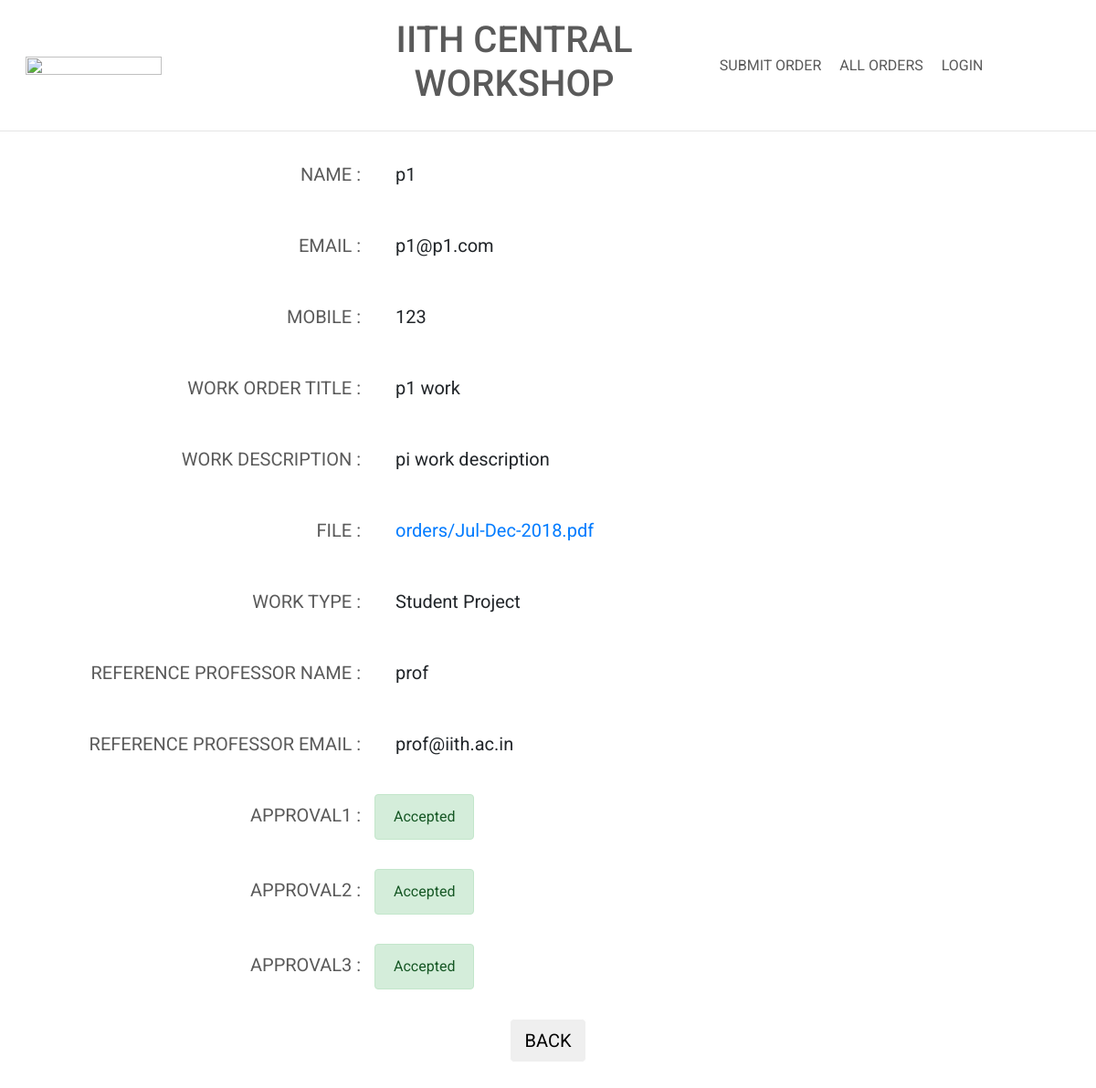
The page /detail/8/ on the database as committed earlier.
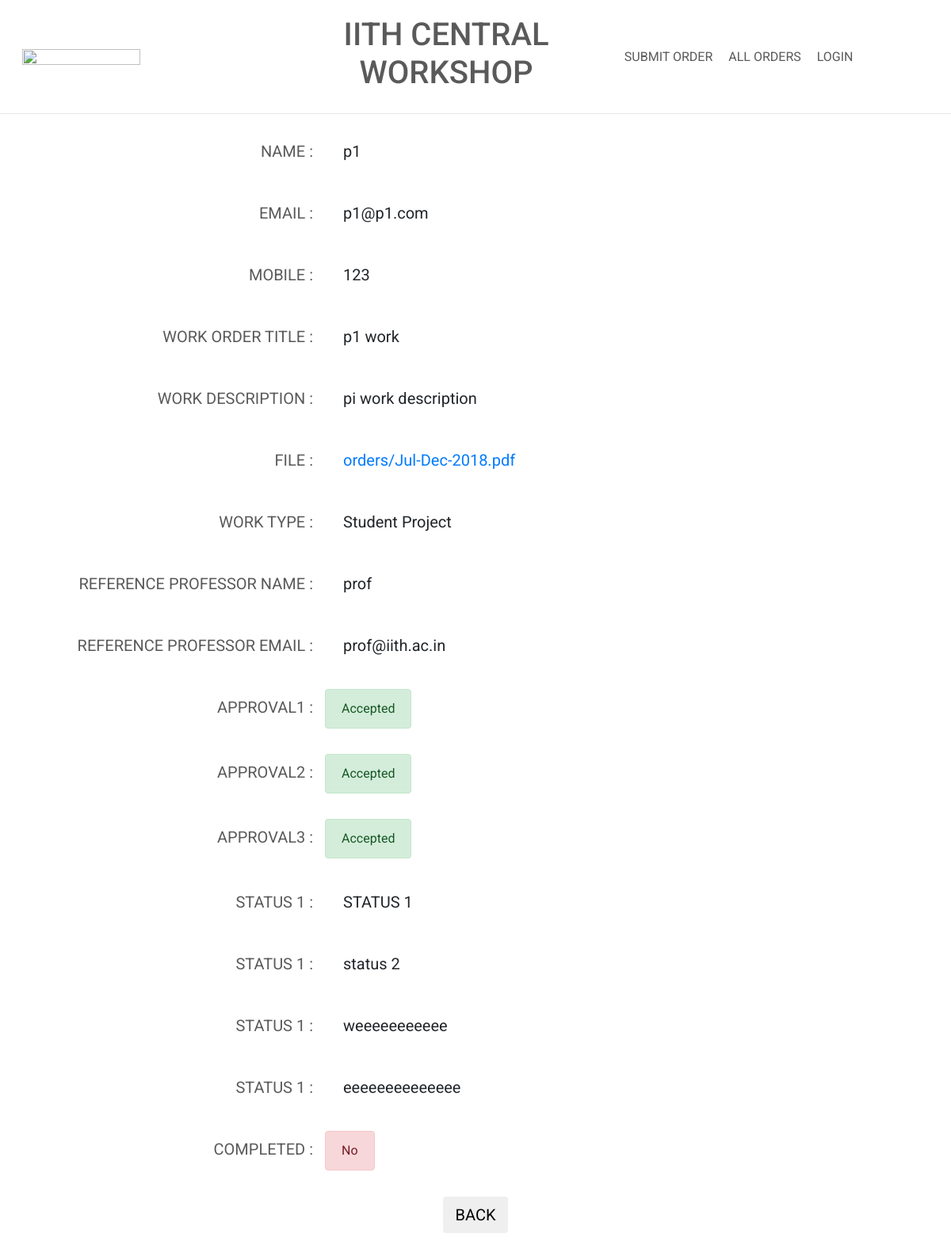
The same page on the database as committed later.
### app/models.py (models this page shows)
class Status(models.Model):
	order = models.IntegerField()
	status_text = models.TextField(max_length=1000,blank=True)
	uploaded_at = models.DateTimeField(auto_now_add=True)

### app/views.py (the view)
# urls.py: url(r'^detail/(?P<order_id>[0-9]+)/$',views.detail),
def detail(request,order_id):
	order = Order.objects.get(id=order_id)
	status_list = Status.objects.filter(order=order_id)
	return render(request,'app/detail.html',{'order':order,'status_list':status_list})

### templates/app/detail.html (shortened to what this page needs)
{% load static %}
<link rel="stylesheet" type="text/css" href="{% static 'css/detail.css' %}">
{% include "base.html" %}
<div class="container" style="text-align: center;margin-top: 2%;margin-bottom: 5%;">
	<div class="form-group row">
	    <label for="name" class="col-sm-4">NAME : </label>
	    <div class="col-sm-8">
	    	<p class="info">{{ order.name }}</p>
	    </div>
    </div>
    <div class="form-group row">
	    <label for="name" class="col-sm-4">EMAIL : </label>
	    <div class="col-sm-8">
	    	<p class="info">{{ order.mail }}</p>
	    </div>
    </div>
    <div class="form-group row">
	    <label for="name" class="col-sm-4">MOBILE : </label>
	    <div class="col-sm-8">
	    	<p class="info">{{ order.mobile }}</p>
	    </div>
    </div>
    <div class="form-group row">
	    <label for="name" class="col-sm-4">WORK ORDER TITLE : </label>
	    <div class="col-sm-8">
	    	<p class="info">{{ order.title }}</p>
	    </div>
    </div>
    <div class="form-group row">
	    <label for="name" class="col-sm-4">WORK DESCRIPTION : </label>
	    <div class="col-sm-8">
	    	<p class="info">{{ order.work }}</p>
	    </div>
    </div>
    <div class="form-group row">
	    <label for="name" class="col-sm-4">FILE : </label>
	    <div class="col-sm-8">
	    	<p class="info"><a href="{{ order.file }}">{{ order.file }}</a></p>
	    </div>
    </div>
    <div class="form-group row">
	    <label for="name" class="col-sm-4">WORK TYPE : </label>
	    <div class="col-sm-8">
	    	<p class="info">{{ order.worktype }}</p>
	    </div>
    </div>
    <div class="form-group row">
	    <label for="name" class="col-sm-4">REFERENCE PROFESSOR NAME : </label>
	    <div class="col-sm-8">
	    	<p class="info">{{ order.prof_name }}</p>
	    </div>
    </div>
    <div class="form-group row">
	    <label for="name" class="col-sm-4">REFERENCE PROFESSOR EMAIL : </label>
	    <div class="col-sm-8">
	    	<p class="info">{{ order.prof_mail }}</p>
	    </div>
    </div>
    <div class="form-group row">
	    <label for="name" class="col-sm-4">APPROVAL1 : </label>
		{% ifequal 'Accepted' order.approval1 %}
      		<div class="alert alert-success" role="alert">
			  {{ order.approval1 }}
			</div>
		{% endifequal %}
    </div>
    <div class="form-group row">
	    <label for="name" class="col-sm-4">APPROVAL2 : </label>
		{% ifequal 'Accepted' order.approval2 %}
      		<div class="alert alert-success" role="alert">
			  {{ order.approval2 }}
			</div>
		{% endifequal %}
    </div>
    <div class="form-group row">
	    <label for="name" class="col-sm-4">APPROVAL3 : </label>
		{% ifequal 'Accepted' order.approval3 %}
      		<div class="alert alert-success" role="alert">
			  {{ order.approval2 }}
			</div>
		{% endifequal %}
    </div>
    {% if status_list %}
    {% for status in status_list %}
    <div class="form-group row">
	    <label for="name" class="col-sm-4">STATUS 1 : </label>
	    <div class="col-sm-8">
	    	<p class="info">{{ status.status_text }}</p>
	    </div>
    </div>
    {% endfor %}
    <div class="form-group row">
	    <label for="name" class="col-sm-4">COMPLETED : </label>
	    <div class="col-mg-8">
		    <div>
		    	{% if order.completed %}
		    	<div class="alert alert-success" role="alert">Yes</div>
		    	{% else %}
		    	<div class="alert alert-danger" role="alert">No</div>
		    	{% endif %}
		    </div>
		</div>
    </div>
    {% endif %}
    <div class="form-group row">
	 	<div class="col-sm-12">
		   	<a href="/orders"><button class="btn btn-lg">BACK</button></a>
		</div>
    </div>
</div>
{% include "footer.html" %}

Rows that differ between the two databases and show on the page:
added Status: status_text "STATUS 1"
added Status: status_text "status 2"
added Status: status_text "weeeeeeeeeee"
added Status: status_text "eeeeeeeeeeeeee"
Other text that changed with them:
text now shown: "COMPLETED : No"
